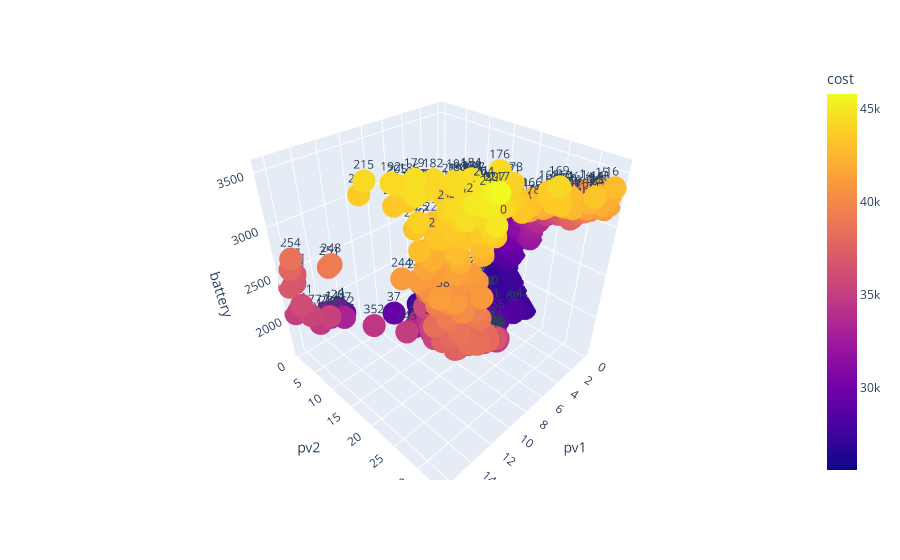

Notebook code cell kept with this figure:
### Code cell
px.scatter_3d(full_df[full_df['type'] == 0], x='pv1', y='pv2', z='battery',
              color='cost', text='chunk_start_round')

### Figure 1 — Plotly figure (JSON) as saved in the notebook; plotly's stock layout.template omitted (floating-point values rounded to 4 significant figures; data arrays with more than 128 entries replaced by an {"elided": "..."} marker saying what was removed)
{"data": [{"hovertemplate": "pv1=%{x}<br>pv2=%{y}<br>battery=%{z}<br>chunk_start_round=%{text}<br>cost=%{marker.color}<extra></extra>", "legendgroup": "", "marker": {"color": {"elided": "660 float values"}, "coloraxis": "coloraxis", "symbol": "circle"}, "mode": "markers+text", "name": "", "scene": "scene", "showlegend": false, "text": {"elided": "660 int values"}, "type": "scatter3d", "x": {"elided": "660 float values"}, "y": {"elided": "660 float values"}, "z": {"elided": "660 float values"}}], "layout": {"coloraxis": {"colorbar": {"title": {"text": "cost"}}, "colorscale": [[0, "#0d0887"], [0.1111, "#46039f"], [0.2222, "#7201a8"], [0.3333, "#9c179e"], [0.4444, "#bd3786"], [0.5556, "#d8576b"], [0.6667, "#ed7953"], [0.7778, "#fb9f3a"], [0.8889, "#fdca26"], [1, "#f0f921"]]}, "legend": {"tracegroupgap": 0}, "margin": {"t": 60}, "scene": {"domain": {"x": [0, 1], "y": [0, 1]}, "xaxis": {"title": {"text": "pv1"}}, "yaxis": {"title": {"text": "pv2"}}, "zaxis": {"title": {"text": "battery"}}}}}
